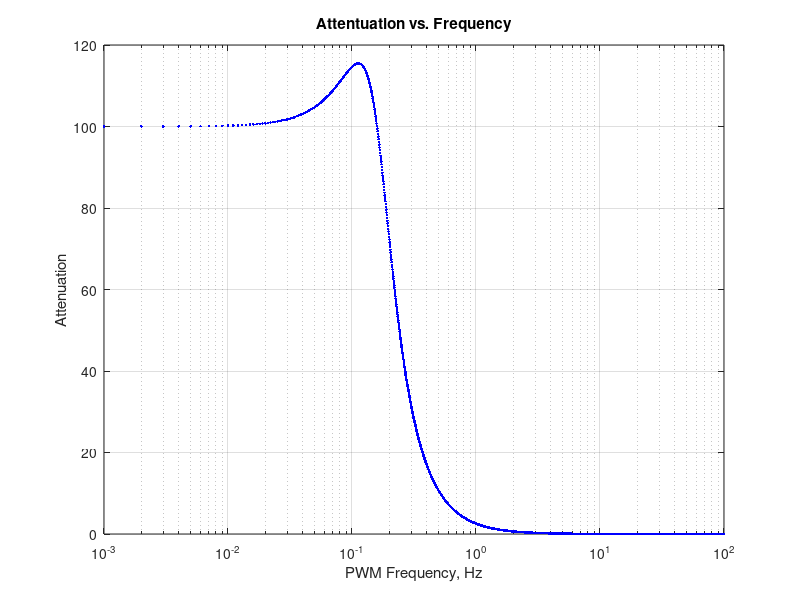

The MATLAB source for this figure:
% State-soace model description 
    R = 0.1;     % ohms
    L = 0.1;     % H
    K = 0.01;    % unitless 
    J = (K^2)/L;      % kg.m^2/s^2
    
    A = [-R/L, -K/L; 
          K/J,  0 ]; 
    B = [1/L; 0]; 
    
    C = [0, 1]; 
    D = 0; 
    
%     dx = zeros(2,1); 
%     dx = A*x + B*u; 
%     
%     y = [0, 1]*x; 

num = K/(J*L);
den = [1, R/L, (K^2/(J*L))] ;

f = 0:0.001:100;
s = 1i*2*pi*(f); 
G_mag = abs(polyval(num,s)./polyval(den,s)); 

semilogx(f, G_mag, 'b.'); 
grid on; 
xlabel('PWM Frequency, Hz'); 
ylabel('Attenuation'); 
title('Attentuation vs. Frequency')